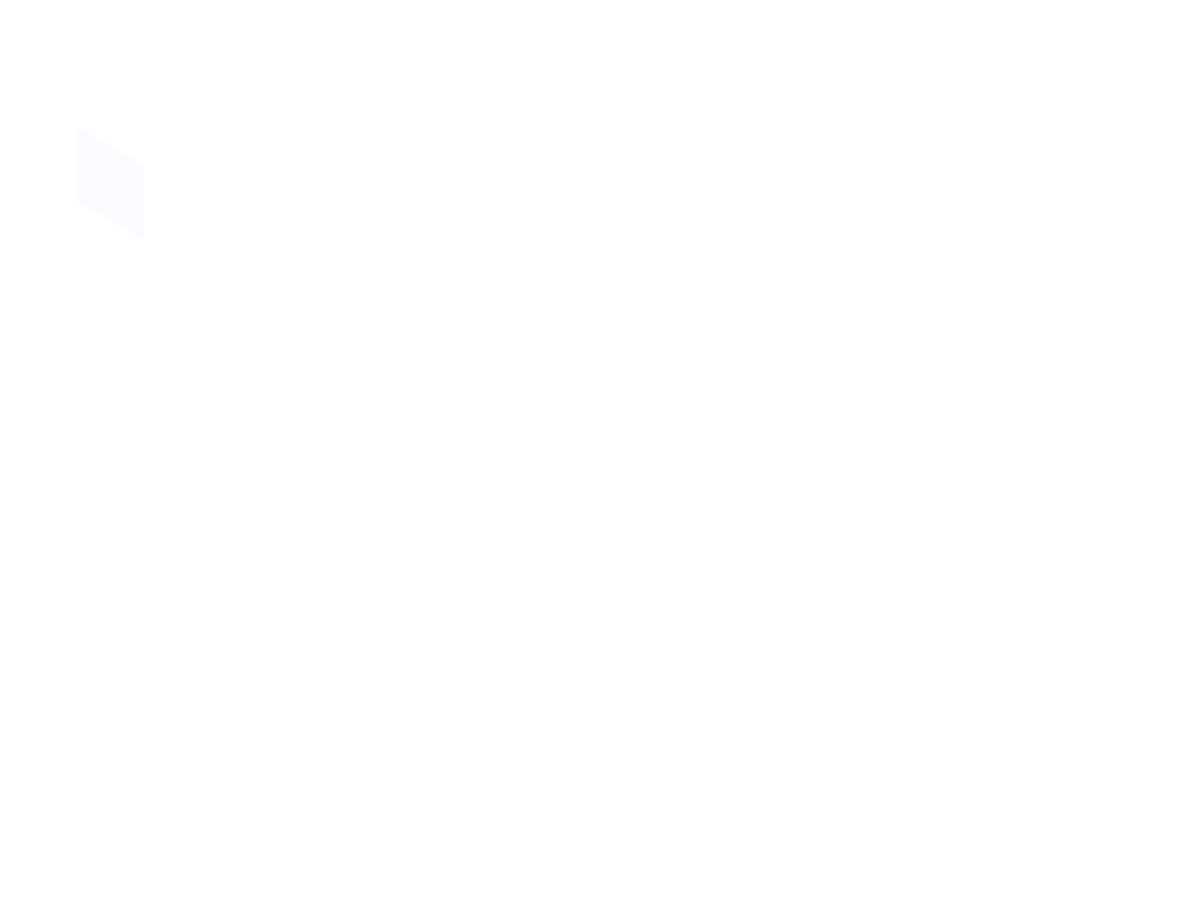
Frame 1 (no input)
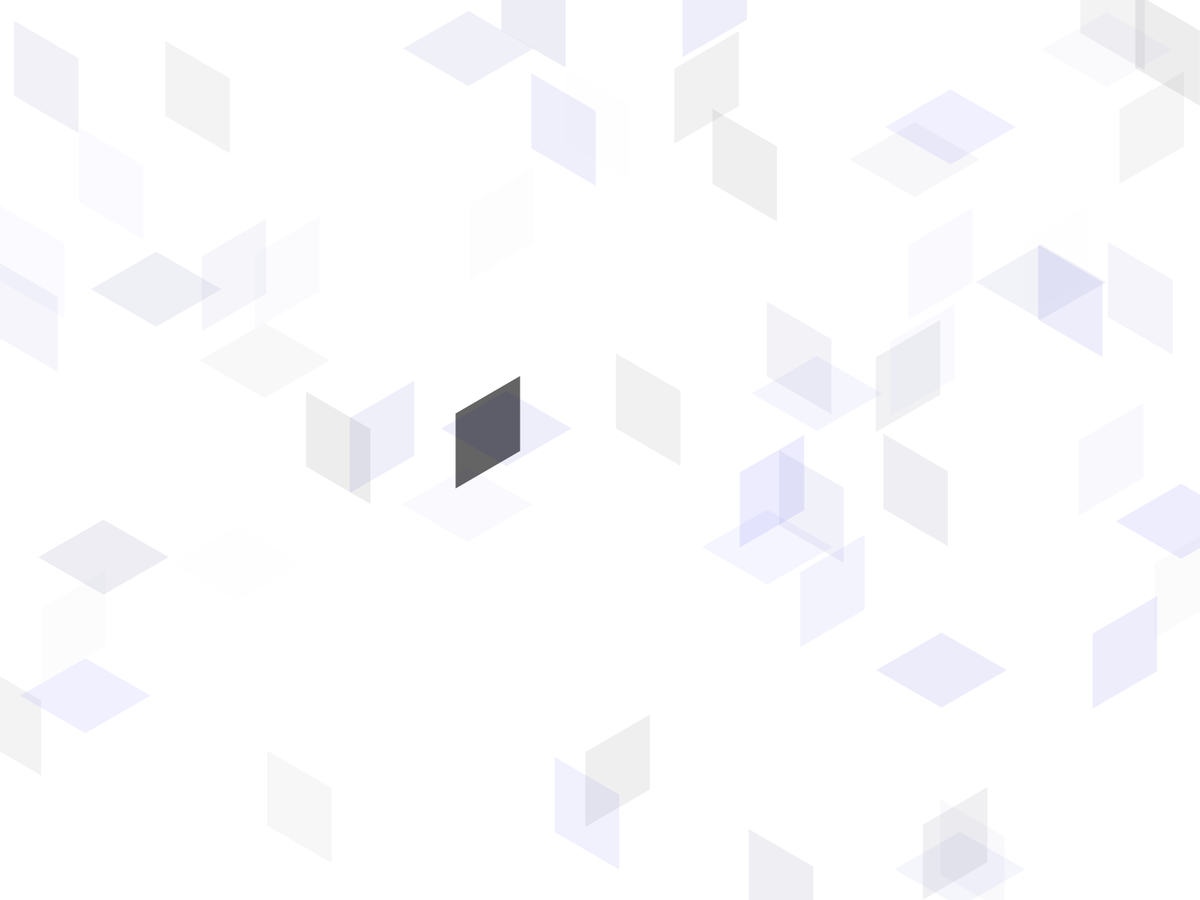
Frame 60 (the mouse pressed at the canvas centre just before this capture)
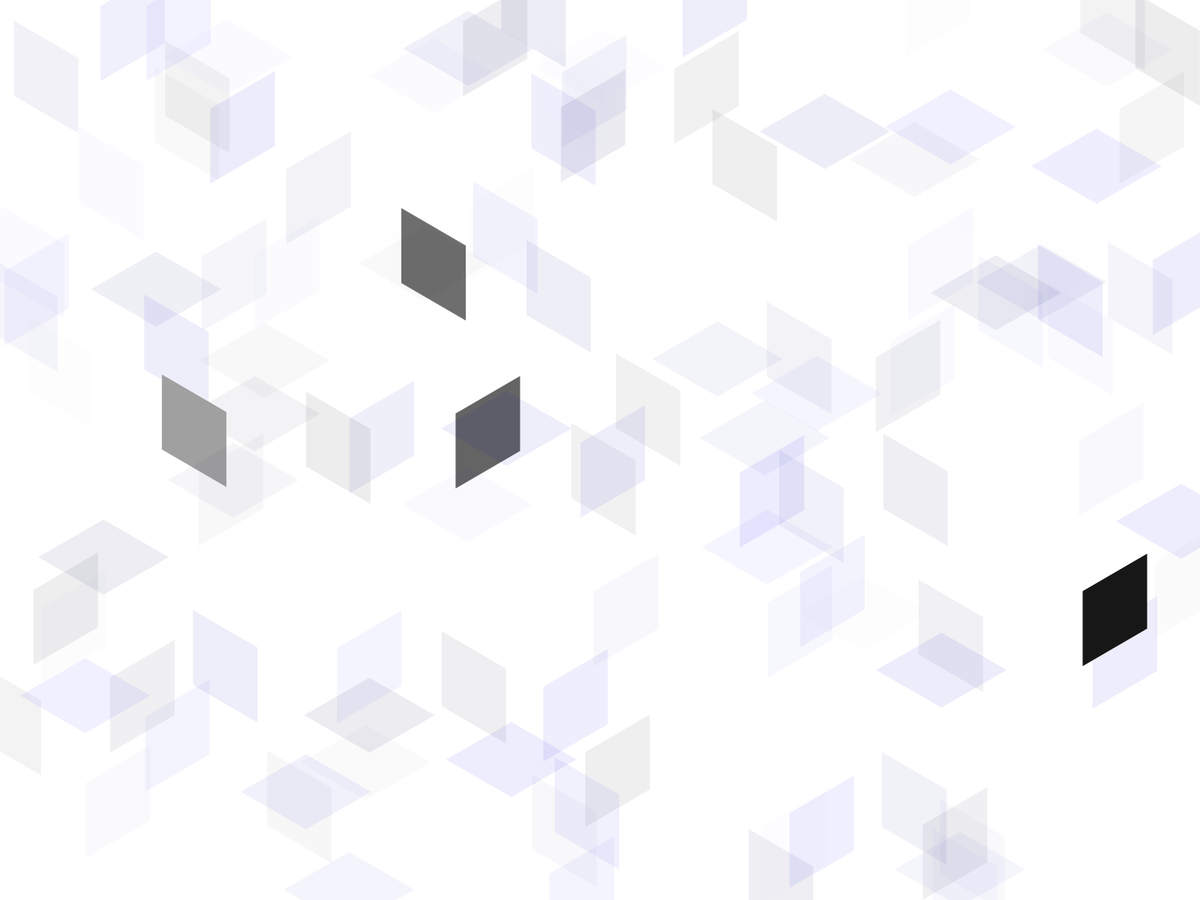
Frame 120 (the mouse held since frame 60 and released just before this capture)

The Processing sketch that drew these frames (run headless with seeded random() and noise(); from frame 60 on, the mouse is pressed at the canvas centre):

// Processing sketch: isometric_blue
// ── isometric_blue.pde
r a;
void setup () {
  //size (800, 600);
  fullScreen();
  a= new r();
  background(255, 255, 255);
}

void draw() {
  work();
  shape(GRS(), random(width), random(height));
  //noLoop();
}
void work() {
  color x;
  x=color(0, 0, (int)random(255), random(20) );
  a.s.setFill(x);
  x=color(0, 0, (int)random(255), random(20) );
  a.l.setFill(x);
  x=color(0, 0, (int)random(255), random(20) );
  a.t.setFill(x);
  x=color(0, 0, (int)random(255), random(20) );
  a.r.setFill(x);
}
PShape GRS() {
  int k=(int)random(3);
  if (k==0) {
    return a.r;
  } else  if (k==1) {
    return a.l;
  } else {
    return a.t;
  }
}

// ── r.pde
public class r
{
  int x1, x2, y1, y2, z1, z2, w1, w2;
  int costat;
  PShape s;
  PShape l, t, r;
  r() {
    costat=100;
    x1=-costat/2;
    x2=-costat/2;
    y1=costat/2;
    y2=-costat/2;
    z1=costat/2;
    z2=costat/2;
    w1=-costat/2;
    w2=costat/2;
    s = createShape();
    s.beginShape();
    s.noStroke();
    s.fill(255, 0, 0);
    s.vertex(x1, x2);
    s.vertex(y1, y2);
    s.vertex(z1, z2);
    s.vertex(w1, w2);
    s.endShape(CLOSE);
    
    l = createShape();
    l.beginShape();
    l.noStroke();
    l.fill(0, 255, 0);
    l.vertex(-43, -75);
    l.vertex(43, -25);
    l.vertex(43, 75);
    l.vertex(-43, 25);
    l.endShape(CLOSE);
    //50 87
    t = createShape();
    t.beginShape();
    t.fill(0, 0, 255);
    t.noStroke();
    t.vertex(0, -50);
    t.vertex(87, 0);
    t.vertex(0, 50);
    t.vertex(-87, 0);
    t.endShape(CLOSE);
    //r
    r = createShape();
    r.beginShape();
    r.noStroke();
    r.fill(255, 0, 255);
    r.vertex(-43, -25);
    r.vertex(43, -75);
    r.vertex(43, 25);
    r.vertex(-43, 75);
    r.endShape(CLOSE);
  }
}
